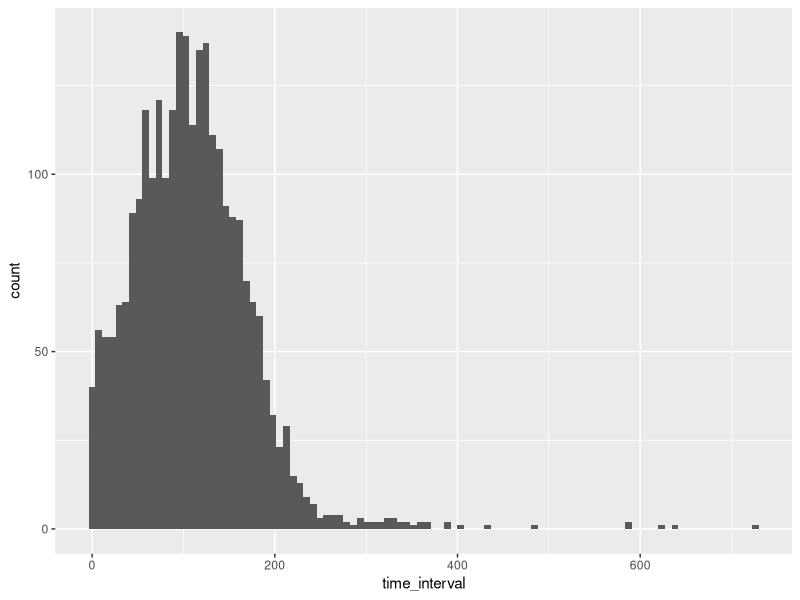
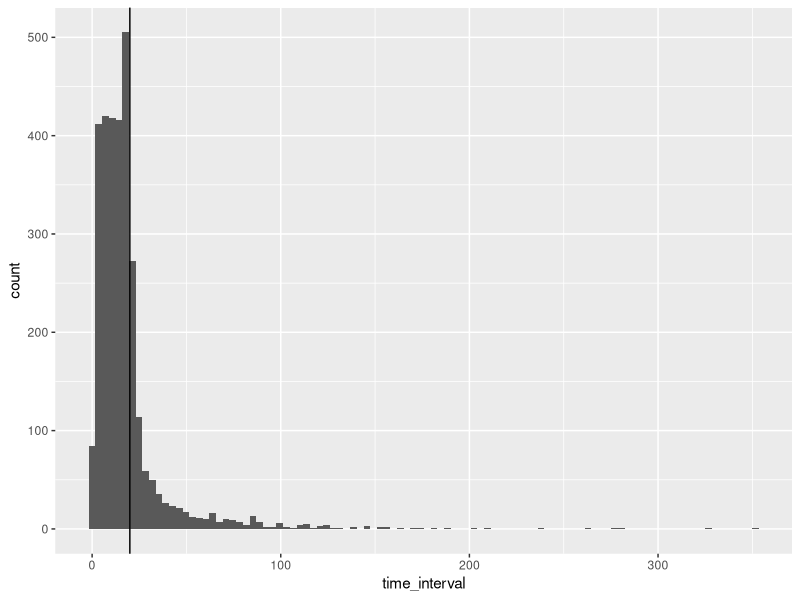

Here is the R script that generated these plots, in order: (Note: this script raises an error after producing the figures.)
################################################################################
# EGON -- LEONIE
################################################################################
library(tidyverse)
library(dplyr)

setwd(dirname(rstudioapi::getActiveDocumentContext()$path))

# Read in the dataset
data <- data.table::fread(
    file.path("data", "DEJONCKHEERE.csv"),
    data.table = FALSE
)

# Filter only ESM data, i.e. drop data from the informed consent and debriefing
data <- data %>%
    filter(
        !(questionListName %in%
            c("IC and Baseline Questionnaire (Birte)", "Debriefing"))
    )

# Select only the columns that we are interested in
data <- data %>%
    dplyr::select(
        connectionId,
        scheduledBeepId,
        questionListName, # Questionnaire and condition
        timeStampStart,
        timeStampStop,
        ontspannen_sliderNegPos:angstig_sliderNegPos
    ) %>%
    dplyr::rename(
        id = connectionId,
        condition = questionListName,
        scheduledBeep = scheduledBeepId,
        time_start = timeStampStart,
        time_stop = timeStampStop,
        relaxed = ontspannen_sliderNegPos,
        frustrated = gefrustreerd_sliderNegPos,
        sad = droevig_sliderNegPos,
        at_ease = rustig_sliderNegPos,
        stressed = gestresseerd_sliderNegPos,
        enthusiastic = enthousiast_sliderNegPos,
        bored = verveeld_sliderNegPos,
        somber = neerslachtig_sliderNegPos,
        happy = blij_sliderNegPos,
        elated = opgewekt_sliderNegPos,
        content = tevreden_sliderNegPos,
        anxious = angstig_sliderNegPos
    )

# M-path questionnaire names need to be changed (followup in m-path means that in that questionnaire there is a follow up item;
# but this means that in this questionnaire there is an item indicating that the "mood" questionnaire needs to be triggered the next time)
# so Mood is actually the follow up
data <- data %>%
    mutate(
        condition = case_match(
            condition,
            "Mood_followup" ~ "mood",
            "Mood" ~ "followup",
            .default = condition
        )
    )

data %>%
    group_by(id, condition) %>%
    summarise(beeps = n())

# Sort the data: because time_start does not allow us to sort the missed beeps into the right order, we would need to sort by scheduled beep. But this does not wor because the mood and mood_followup
# are not continuous in their scheduled beep ids. So we need to first
data <- data %>%
    arrange(id)

# Data from m-Path is already in the time zone of the participant, probably Europe/Brussels.
# Thus, these timestamps are _not_ UNIX timestamps (as they are in UTC), but rather the number of
# seconds since 1970-01-01 compared to the participant's local time zone. Converting them leaves
# them in UTC, which is not that problematic unless you combine it with other data.
# Transform timestamp to POSIXct

data <- data %>%
    group_by(id) %>%
    mutate(
        time_start = as_datetime(time_start),
        time_stop = as_datetime(time_stop),
        .after = "condition"
    ) %>%
    arrange(id, time_start) %>%
    mutate(across(time_start:time_stop, \(x) {
        force_tz(x, tzone = "Europe/Brussels")
    }))


# Retain only time columns and columns with no missing or empty ("") values
# Note: We need to put `!is.POSIXt(x)` in the `where()` clause, as POSIXt cannot be compared against
# string literals.
data <- data %>%
    dplyr::select(
        id:time_stop,
        where(\(x) !is.POSIXt(x) && any(!is.na(x)) && any(x != ""))
    )

# Create the date, and the total beep duration.
data <- data %>%
    group_by(id) %>%
    mutate(
        date = as_date(time_start),
        onbeep.mins = time_length(time_stop - time_start, "mins"),
        .after = "id"
    )

# Add `day.no` to represent the current day in their study for each `id`
data <- data %>%
    group_by(id) %>%
    nest() %>%
    mutate(data = map(data, ~ group_by(., date))) %>%
    mutate(data = map(data, ~ mutate(., day.no = cur_group_id()))) %>%
    unnest(data) %>%
    ungroup() %>%
    relocate(day.no, .after = date)

# Add the beep number (per day)
data <- data %>%
    group_by(id, day.no) %>%
    mutate(beep.no = seq.int(1, n(), 1)) %>%
    arrange(id, time_start) %>%
    relocate(beep.no, .after = day.no)

# Whether the beep was missed entirely
data <- data %>%
    mutate(missed = is.na(time_start))


# Compute time intervals per person per beep. Importantly, NAs should be
# accounted for as well in consecutive time intervals: They will be deleted
# afterwards
data <- data %>%
    group_by(id, day.no) %>%
    mutate(
        time_interval = time_length(time_stop - lag(time_stop), "mins"),
        .after = time_stop
    )

data %>%
    filter(condition == "mood") %>%
    ggplot2::ggplot(aes(x = time_interval)) +
    ggplot2::geom_histogram(bins = 100)


data %>%
    filter(condition == "followup") %>%
    ggplot2::ggplot(aes(x = time_interval)) +
    ggplot2::geom_histogram(bins = 100) +
    ggplot2::geom_vline(xintercept = 20)

data %>%
    group_by(condition) %>%
    summarise(
        mean_interval = mean(time_interval, na.rm = TRUE),
        median_interval = median(time_interval, na.rm = TRUE),
        sd_interval = sd(time_interval, na.rm = TRUE)
    )

## Do we need a differentiation for follow up and non_followup ?
# Determine the condition based on the time interval
data <- data %>%
    group_by(id, day.no) %>%
    mutate(
        pair = case_when(
            time_interval < 20 ~ "followup_pair",
            time_interval >= 45 & time_interval < 120 ~ "non_followup_pair",
            .default = NA_character_
        ),
        .after = condition
    )


## Finding the pairs
dataset_followups =
    add_nas(
        dat = data,
        id = "id",
        min_diff = 1,
        max_diff = 20,
        time_units = "mins",
        time_var = "time_start"
    )

dataset_beeps =
    add_nas(
        dat = data,
        id = "id",
        min_diff = 45,
        max_diff = 175,
        time_units = "mins",
        time_var = "time_start"
    )

write.csv(
    dataset_followups,
    file = file.path("data_processed", "dataset_short_interval"),
    row.names = FALSE
)

write.csv(
    dataset_beeps,
    file = file.path("data_processed", "dataset_long_interval"),
    row.names = FALSE
)

# To Do: Leo preeprocessing steps
# figuring out intervals,
# proposing how to split the datasets
# decision rules for follow up vs non follow up
